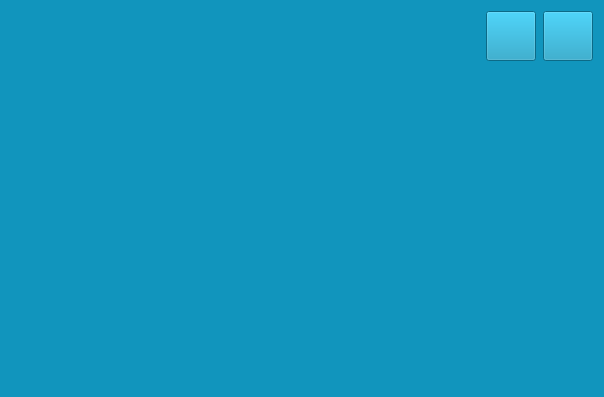
<?xml version="1.0" encoding="UTF-8"?>
<ui version="4.0">
 <class>CMainWidget</class>
 <widget class="QWidget" name="CMainWidget">
  <property name="geometry">
   <rect>
    <x>0</x>
    <y>0</y>
    <width>604</width>
    <height>397</height>
   </rect>
  </property>
  <property name="windowTitle">
   <string>Form</string>
  </property>
  <property name="styleSheet">
   <string notr="true">background-color: rgb(17, 149, 189);</string>
  </property>
  <layout class="QVBoxLayout" name="verticalLayout" stretch="0,0">
   <item>
    <layout class="QHBoxLayout" name="horizontalLayout_2" stretch="0,0,0">
     <property name="spacing">
      <number>7</number>
     </property>
     <property name="sizeConstraint">
      <enum>QLayout::SetDefaultConstraint</enum>
     </property>
     <item>
      <spacer name="horizontalSpacer">
       <property name="orientation">
        <enum>Qt::Horizontal</enum>
       </property>
       <property name="sizeHint" stdset="0">
        <size>
         <width>40</width>
         <height>20</height>
        </size>
       </property>
      </spacer>
     </item>
     <item>
      <widget class="QPushButton" name="btnLogin">
       <property name="sizePolicy">
        <sizepolicy hsizetype="Fixed" vsizetype="Fixed">
         <horstretch>0</horstretch>
         <verstretch>0</verstretch>
        </sizepolicy>
       </property>
       <property name="minimumSize">
        <size>
         <width>50</width>
         <height>50</height>
        </size>
       </property>
       <property name="maximumSize">
        <size>
         <width>50</width>
         <height>50</height>
        </size>
       </property>
       <property name="text">
        <string/>
       </property>
       <property name="icon">
        <iconset resource="ks24_03.qrc">
         <normaloff>:/images/login.png</normaloff>:/images/login.png</iconset>
       </property>
       <property name="iconSize">
        <size>
         <width>40</width>
         <height>40</height>
        </size>
       </property>
      </widget>
     </item>
     <item>
      <widget class="QPushButton" name="btnMenu">
       <property name="sizePolicy">
        <sizepolicy hsizetype="Fixed" vsizetype="Fixed">
         <horstretch>0</horstretch>
         <verstretch>0</verstretch>
        </sizepolicy>
       </property>
       <property name="minimumSize">
        <size>
         <width>50</width>
         <height>50</height>
        </size>
       </property>
       <property name="maximumSize">
        <size>
         <width>50</width>
         <height>50</height>
        </size>
       </property>
       <property name="styleSheet">
        <string notr="true">image: url(:/images/menu.png);</string>
       </property>
       <property name="text">
        <string/>
       </property>
       <property name="iconSize">
        <size>
         <width>40</width>
         <height>40</height>
        </size>
       </property>
       <property name="flat">
        <bool>false</bool>
       </property>
      </widget>
     </item>
    </layout>
   </item>
   <item>
    <widget class="QWidget" name="widget" native="true">
     <property name="sizePolicy">
      <sizepolicy hsizetype="Preferred" vsizetype="Expanding">
       <horstretch>0</horstretch>
       <verstretch>0</verstretch>
      </sizepolicy>
     </property>
    </widget>
   </item>
  </layout>
 </widget>
 <resources>
  <include location="ks24_03.qrc"/>
 </resources>
 <connections/>
</ui>
